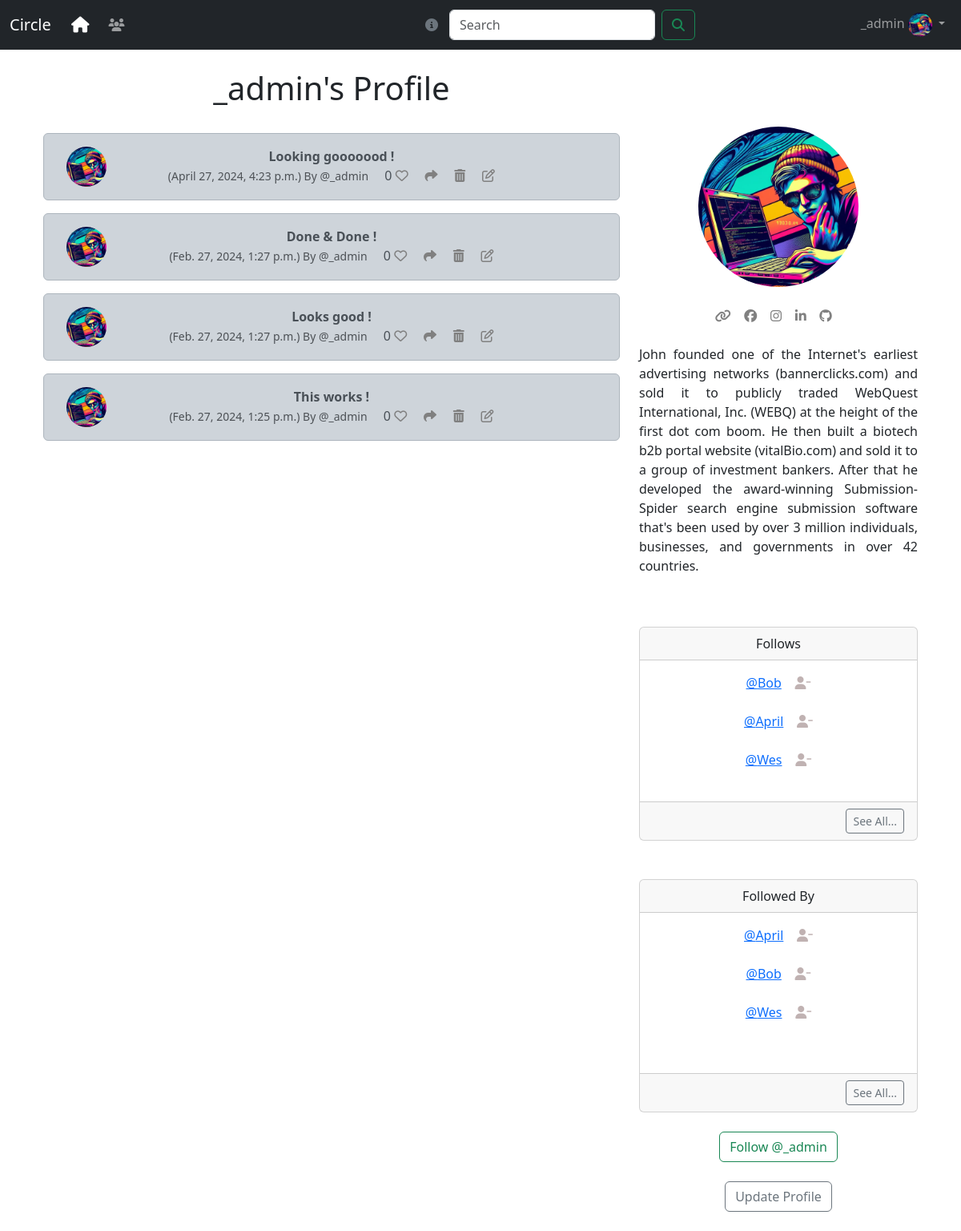
Screenshot of /profile/1 (signed in) with the database file from the repository.
### circle/models.py (models this page shows, shortened)
class Profile(models.Model):
    user = models.OneToOneField( User, on_delete=models.CASCADE)
    follows = models.ManyToManyField("self",
        related_name="followed_by",
        symmetrical=False,
        blank=True)
    date_modified = models.DateTimeField(User, auto_now=True)
    profile_image = models.ImageField(null=True,blank=True, upload_to="images/")
    profile_bio = models.CharField(null=True, blank=True, max_length=500)
    hompage_link = models.CharField(null=True, blank=True, max_length=250)
    facebook_link = models.CharField(null=True, blank=True, max_length=250)
    instagram_link = models.CharField(null=True, blank=True, max_length=250)
    linkedin_link = models.CharField(null=True, blank=True, max_length=250)
    github_link =models.CharField(null=True, blank=True, max_length=250)
    def __str__(self):
        return self.user.username

class Noise(models.Model):
    user = models.ForeignKey(
        User, related_name = "noises",
        on_delete = models.DO_NOTHING
    )
    body = models.CharField(max_length=200)
    created_at = models.DateTimeField(auto_now_add=True)
    likes = models.ManyToManyField(User, related_name="noise_like", blank=True)
    def number_of_likes(self):
        return self.likes.count()

### circle/views.py (the view, shortened to what this page needs)
# urls.py: path('profile/<int:pk>', views.profile, name='profile' ),
def profile(request,pk):
    if request.user.is_authenticated:
        profile = Profile.objects.get(user_id=pk)
        noises = Noise.objects.filter(user_id=pk).order_by("-created_at")
        return render(request, "profile.html", {"profile":profile, "noises":noises})
    else:
        messages.success(request, ("You must be logged in to View Page..."))
        return redirect('home')

### circle/templates/profile.html (shortened to what this page needs)
{% extends 'base.html' %}
{% load static %}
{% block content %}
{% if profile %}
<div class="container text-center">
    <div class="row">
        <div class="col-8">
            <h1>{{ profile.user.username }}'s Profile</h1>
            <br/>
          {% if noises %}
            {% for noise in noises %}
              <div class="alert alert-dark" role="alert">
              <div class="container">
                <div class="row">
                  <div class="col-1">
                    {%  if profile.profile_image  %}
                     <img src="{{ profile.profile_image.url}}" width=50 height=50 class="rounded-circle" alt="{{ profile.user.username}}">
                    {% else %}
                    <img src="{% static 'images/default_profile_pic.png' %}" width=50 height=50 class="rounded-circle" alt="{{ profile.user.username}}">
                    {% endif %}
                  </div>
                  <div class="col-10">
                <strong>{{ noise.body }}</strong><br/>
                <small class="text-muted">
                  ({{ noise.created_at}}) By @{{ noise.user.username}}
                </small>
                {{ noise.number_of_likes }}
                {%  if user in noise.likes.all %}
                <a href="{%  url 'noise_like' noise.id  %}"><i class="fa-solid fa-heart" style="color:rgb(245, 75, 75)"></i></a>
                {% else %}
                <a href="{%  url 'noise_like' noise.id  %}"><i class="fa fa-heart-o" style="color:grey"></i></a>
                {% endif %}
                <a href="{% url 'noise_show' noise.id %}"><i class="fa-solid fa-share" style="color:gray"></i></a>
{%  if request.user.username ==  profile.user.username%}
                <a href="{% url 'delete_noise' noise.id %}"><i class="fa-solid fa-trash-can" style="color:gray"></i></a>
                <a href="{% url 'edit_noise' noise.id %}"><i class="fa fa-edit" style="color:gray"></i></a>
{% endif %}
              </div>
              <br/>
              </div>
            </div>
          </div>
           {% endfor %}
          {% endif %}
              </div>
<div class="col-4">
  <br/><br/><br/>
  {% if profile.profile_image %}
    <img src="{{ profile.profile_image.url }}" class="rounded-circle" alt="Profile Image" style="width: 200px; height: 200px; ">
<br/><br/>
  {% endif %}
{% if profile.hompage_link %}
    <a href="{{ profile.hompage_link }}" target="new"><i class="fa-solid fa-link" style="color:gray"></i></a>
{% endif %}
{% if profile.facebook_link %}
    <a href="{{ profile.facebook_link }}" target="new"><i class="fa-brands fa-facebook" style="color:gray"></i></a>
{% endif %}
{% if profile.instagram_link %}
    <a href="{{ profile.instagram_link }}" target="new"><i class="fa-brands fa-instagram" style="color:gray"></i></a>
{% endif %}
{% if profile.linkedin_link %}
    <a href="{{ profile.linkedin_link }}" target="new"><i class="fa-brands fa-linkedin-in" style="color:gray"></i></a>
{% endif %}
{% if profile.github_link %}
   <a href="{{ profile.github_link }}" target="new"><i class="fa-brands fa-github" style="color:gray"></i></a>
{% endif %}
<br/><br/>
{% if profile.profile_bio %}
<p align="justify">{{ profile.profile_bio  }}</p>
{% endif %}
<br/><br/>
    <div class="card">
        <div class="card-header">
         Follows
        </div>
        <div class="card-body">
          <p class="card-text">
            {% for following in profile.follows.all %}
              <a href="{% url 'profile' following.user.id %}">@{{ following }}</a> &nbsp; &nbsp;<a href="{% url 'unfollow' following.user.id  %}"><i class="fa fa-user-minus" style="color:rgb(192, 178, 178)"></i></a><br/><br/>
            {% endfor %}
          </p>
        </div>
        <div class="card-footer text-end">
          <a href="{% url 'follows' profile.user.id %}" class="btn btn-sm btn-outline-secondary"   >See All...</a>
        </div>
      </div>
   <br/><br/>
   <div class="card">
    <div class="card-header">
       Followed By
    </div>
    <div class="card-body">
      <p class="card-text">
        {% for following in profile.followed_by.all|slice:3 %}
        <a href="{% url 'profile' following.user.id %}">@{{ following }}</a>
        {% if following in profile.follows.all %}
      <a href="{% url 'unfollow' following.user.id  %}"><i class="fa fa-user-minus" style="color:rgb(192, 178, 178)"></i></a><br/>
        {% else %}
        <a href="{% url 'follow' following.user.id  %}"><i class="fa fa-user-plus" style="color:rgb(192, 178, 178)"></i></a><br/>
        {% endif %}
        <br/>
        {% endfor %}<br/>
      </p>
    </div>
    <div class="card-footer text-end">
      <a href="{% url 'followers' profile.user.id %}" class="btn btn-sm btn-outline-secondary"   >See All...</a>
    </div>
  </div><br/>
  <form method=POST>
    {% if profile in user.profile.follows.all %}
      <button class="btn btn-outline-danger" name="follow" value="unfollow" type="submit">
        Unfollow @{{ profile.user.username |lower }}
      </button>
    {% else %}
    <button class="btn btn-outline-success" name="follow" value="follow" type="submit">
      Follow @{{ profile.user.username | lower }}
    </button><br/>
    {% endif %}
</form>
<br/>
{% if request.user.id == profile.user.id %}
<a href="{% url 'update_user' %}" class="btn btn-outline-secondary">Update Profile</a>
{% endif %}
</div>
</div>
</div><br/>
{% endif %}
{% endblock %}

### circle/templates/navbar.html (shortened to what this page needs)
{% load static %}
<nav class="navbar navbar-expand-lg navbar-dark bg-dark">
    <div class="container-fluid">
        <a class="navbar-brand" href="{% url 'home' %}">Circle <i class="fa-solid fa-house" style="color: white; margin-left: 20px;"></i></a>
        <div class="collapse navbar-collapse show" id="navbarSupportedContent">
            <ul class="navbar-nav me-auto mb-2 mb-lg-0">
                <li class="nav-item">
                    <a class="nav-link" href="{% url 'profile_list' %}"><i class="fa-solid fa-users"></i></a>
                </li>
            </ul>
            <form method="POST" action="{% url 'search' %}" class="d-flex mx-auto position-relative" style="max-width: 400px;">
                <i id="popover-icon" class="fa-solid fa-circle-info text-secondary position-absolute" style="cursor: pointer; left: -30px; top: 50%; transform: translateY(-50%);"></i>
                <input class="form-control me-2" type="search" placeholder="Search" aria-label="Search" name="search">
                <button class="btn btn-outline-success" type="submit"><i class="fa-solid fa-magnifying-glass"></i></button>
            </form>
            {% if user.is_authenticated %}
            <ul class="navbar-nav ml-auto">
                <li class="nav-item dropdown">
                    <a class="nav-link dropdown-toggle" href="#" role="button" data-bs-toggle="dropdown" aria-expanded="false">
                        {{ user.username }}
                        {% if user.profile.profile_image %}
                            <img src="{{ user.profile.profile_image.url }}" class="rounded-circle" width=30 alt="Profile Image">
                        {% else %}
                            <img src="{% static 'images/default_profile_pic.png' %}" class="rounded-circle" alt="Profile Image" width=30>
                        {% endif %}
                    </a>
                </li>
            </ul>
            {% endif %}
        </div>
    </div>
</nav>

### rows the page displays
Profile: user.username "_admin", profile_image (picture), profile_bio "John founded one of the Internet's earliest advertising networks (bannerclicks.com) and sold it to publicly traded WebQuest International, Inc. (WEBQ) at the height of the first dot com boom. He then built a biotech b2b portal website (vitalBio.com) and sold it to a group of investment bankers. After that he developed the award-winning Submission-Spider search engine submission software that's been used by over 3 million individuals, businesses, and governments in over 42 countries."
Noise: profile_image (picture), body "Looking gooooood !", created_at "April 27, 2024, 4:23 p.m.", user.username "_admin", number_of_likes "0"
Noise: profile_image (picture), body "Done & Done !", created_at "Feb. 27, 2024, 1:27 p.m.", user.username "_admin", number_of_likes "0"
Noise: profile_image (picture), body "Looks good !", created_at "Feb. 27, 2024, 1:27 p.m.", user.username "_admin", number_of_likes "0"
Noise: profile_image (picture), body "This works !", created_at "Feb. 27, 2024, 1:25 p.m.", user.username "_admin", number_of_likes "0"
Profile: user.username "Bob"
Profile: user.username "April"
Profile: user.username "Wes"

### other values shown
{{ user.username }} "_admin"
